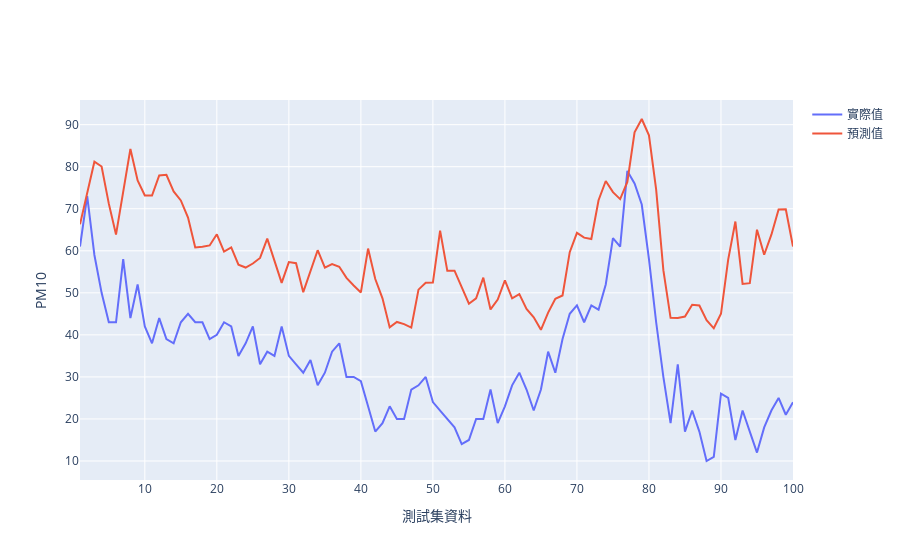

Notebook cell for this chart:
### Markdown cell above
視覺化

### Code cell
line1 = go.Scatter(x=list(range(1,len(Test_y)+1)), y=Test_y, name='實際值')
line2 = go.Scatter(x=list(range(1,len(Test_y)+1)), y=predict_values, name='預測值')
fig = go.Figure([line1,line2])
fig.update_layout(xaxis_title='測試集資料', yaxis_title='PM10')
fig.show()
